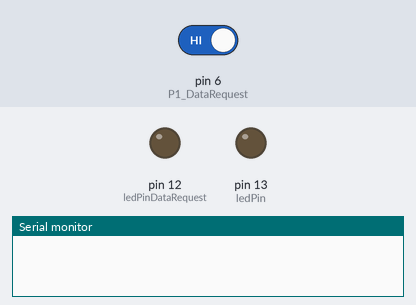
Bench run of a sketch on a simulated Arduino Uno, built with avr-gcc and run on an emulated ATmega328P. Shown: output pins drawn as LEDs (lit = HIGH), the last lines printed to the serial monitor. Dashed ring = blinking. The test bench sets the inputs (shaded band); at power-on: pin 6 (P1_DataRequest) HIGH.

Above: at 1.2 s.
1.3 s: pin 6 (P1_DataRequest) driven LOW
At 1.56 s:
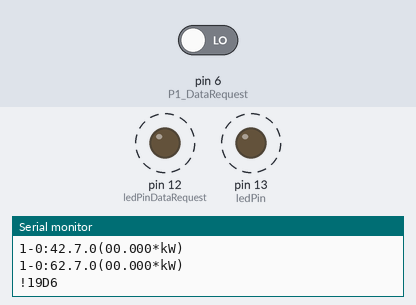
4.3 s: pin 6 (P1_DataRequest) driven HIGH
At 4.3 s:
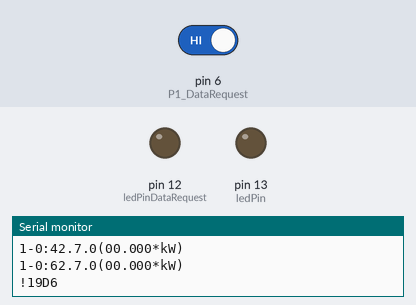
Timing chart, 0 to 7.3 s (numbered marks = the images above; inputs shaded):
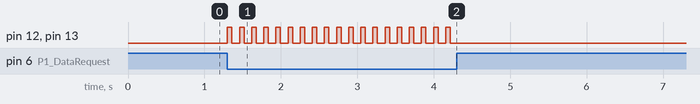

Measured:
- after the input at 1.3 s, pin 12 (ledPinDataRequest), pin 13 (ledPin): alternates HIGH for 0.06 s and LOW for 0.10 s, starting at once
- after the input at 4.3 s, pin 12 (ledPinDataRequest), pin 13 (ledPin): stops changing and stays LOW

The sketch:

DSMR-tester.ino
```cpp
#include <SoftwareSerial.h>
// AirM2M CORE ESP32C3

/*Example DSMR telegram*/
//const int ledPin = 13; // D5
#define ledPin                 13  // D5
#define ledPinDataRequest      12  // D4
#define P1_DataRequest         6  // P1 Data request

//float initEnergy = 123456.7;
//float initInjection = 123.4;

void setup() {
  pinMode(ledPin, OUTPUT);
  pinMode(ledPinDataRequest, OUTPUT);
  pinMode(P1_DataRequest,INPUT);
	Serial.begin(115200);
  Serial.setDebugOutput(true);
}

void loop() {
//  initEnergy = initEnergy + 0.01;
//  initInjection = initInjection + 0.01; //random(0, 100)/10000.0;
//  String power = "1-0:1.7.0(" + String(1.3 + random(0, 1000)/1000.0) + "*kW)";
//  String energy = "1-0:1.8.1(" + String(initEnergy) + "*kWh)";
//  String injection = "1-0:2.8.1(" + String(initInjection) + "*kWh)";

if (digitalRead(P1_DataRequest) == LOW) {
  digitalWrite(ledPinDataRequest, HIGH);      // turn on the data request led for P1

  digitalWrite(ledPin, HIGH);
  // DSMR 4.0 is enough for my application
  Serial.println("/XMX5XMXCQA0000008879");
  Serial.println("");
  Serial.println("1-3:0.2.8(40)");
  Serial.println("0-0:1.0.0(000101010000W)");
  Serial.println("0-0:96.1.1(4530303030303030303030303030303030)");
  Serial.println("1-0:1.8.1(000000.000*kWh)");
  Serial.println("1-0:2.8.1(000000.000*kWh)");
  Serial.println("1-0:1.8.2(000000.000*kWh)");
  Serial.println("1-0:2.8.2(000000.000*kWh)");
  Serial.println("0-0:96.14.0(0001)");
  Serial.println("1-0:1.7.0(00.000*kW)");
  Serial.println("1-0:2.7.0(00.000*kW)");
  Serial.println("0-0:17.0.0(000.0*kW)");
  Serial.println("0-0:96.3.10(1)");
  Serial.println("0-0:96.7.21(00000)");
  Serial.println("0-0:96.7.9(00000)");
  Serial.println("1-0:99.97.0(0)(0-0:96.7.19)");
  Serial.println("1-0:32.32.0(00000)");
  Serial.println("1-0:52.32.0(00000)");
  Serial.println("1-0:72.32.0(00000)");
  Serial.println("1-0:32.36.0(00000)");
  Serial.println("1-0:52.36.0(00000)");
  Serial.println("1-0:72.36.0(00000)");
  Serial.println("0-0:96.13.1(XMX_P1CS_V05)");
  Serial.println("0-0:96.13.0()");
  Serial.println("1-0:31.7.0(024*A)");
  Serial.println("1-0:51.7.0(024*A)");
  Serial.println("1-0:71.7.0(024*A)");
  Serial.println("1-0:21.7.0(00.000*kW)");
  Serial.println("1-0:41.7.0(00.000*kW)");
  Serial.println("1-0:61.7.0(00.000*kW)");
  Serial.println("1-0:22.7.0(00.000*kW)");
  Serial.println("1-0:42.7.0(00.000*kW)");
  Serial.println("1-0:62.7.0(00.000*kW)");
  Serial.println("!19D6");

//  Serial.println("/FLU5\253769484_A0");
//  Serial.println("");
//  Serial.println("0-0:96.1.4(50217)"); //Belgian P1 version information
//  Serial.println("1-3:0.2.8(50)"); //Generic DSMR version information
//  Serial.println("0-0:1.0.0(101209113020W)"); //Meter timestamp
//  Serial.println("0-0:96.1.1(4B384547303034303436333935353037)"); //Equipment ID
//  //Serial.println(energy); //Consumed energy tariff 1
//  Serial.println("1-0:1.8.2(123456.789*kWh)"); //Consumed energy tariff 2
//  //Serial.println(injection); //Injected energy tariff 1
//  Serial.println("1-0:2.8.2(123456.789*kWh)"); //Injected energy tariff 2
//  Serial.println("0-0:96.14.0(0002)"); //Active tariff period
//  //Serial.println(power); //Consumed active power
//  Serial.println("1-0:2.7.0(00.000*kW)"); //Injected active power
//  Serial.println("1-0:1.4.0((02.351*kW)"); //Current average demand
//  Serial.println("1-0:1.6.0(200509134558S)(02.589*kW)"); //Maximum demand of the running month
//  Serial.println("0-0:98.1.0(3)(1-0:1.6.0)(1-0:1.6.0)(200501000000S)(200423192538S)(03.695*kW)(200401000000S)(200305122139S)(05.980*kW)(200301000000S)(200210035421W)(04.318*kW)"); //Maximum demand of the last 13 months
//  Serial.println("0-0:96.13.0(303132333435363738393A3B3C3D3E3F303132333435363738393A3B3C3D3E3F303132333435363738393A3B3C3D3E3F303132333435363738393A3B3C3D3E3F303132333435363738393A3B3C3D3E3F)"); //Text message
//  Serial.println("1-0:32.7.0(220.1*V)"); //Instantaneous voltage L1
//  Serial.println("1-0:52.7.0(220.2*V)"); //Instantaneous voltage L2
//  Serial.println("1-0:72.7.0(220.3*V)"); //Instantaneous voltage L3
//  Serial.println("1-0:31.7.0(001*A)"); //Instantaneous current L1
//  Serial.println("1-0:51.7.0(002*A)"); //Instantaneous current L2
//  Serial.println("1-0:71.7.0(003*A)"); //Instantaneous current L3
//  Serial.println("1-0:21.7.0(01.111*kW)"); //Instantaneous active power consumption L1
//  Serial.println("1-0:41.7.0(02.222*kW)"); //Instantaneous active power consumption L2
//  Serial.println("1-0:61.7.0(03.333*kW)"); //Instantaneous active power consumption L3
//  Serial.println("1-0:22.7.0(04.444*kW)"); //Instantaneous active power injection L1
//  Serial.println("1-0:42.7.0(05.555*kW)"); //Instantaneous active power injection L2
//  Serial.println("1-0:62.7.0(06.666*kW)"); //Instantaneous active power injection L3
//  Serial.println("0-1:24.1.0(003)"); //Mbus channel 1 device type (003 = gas meter)
//  Serial.println("0-1:96.1.0(3232323241424344313233343536373839)"); //Mbus channel 1 device ID
//  Serial.println("0-1:96.1.1(37464C4F32313139303333373333)"); //Mbus channel 1 device ID according DIN 43863-5
//  //Serial.println("0-1:24.2.1(101209112500W)(12785.123*m3)"); //Last 5-minute water meter value
//  Serial.println("0-1:24.2.3(200512134558S)(00112.384*m3"); //Last 5-minute non-temperature compensated gas meter value
//  Serial.println("0-2:24.1.0(007)"); //Mbus channel 1 device type (007 = water meter)
//  Serial.println("0-1:96.1.0(3232323241424344313233343536373839)"); //Mbus channel 1 device ID
//  Serial.println("0-1:96.1.1(37464C4F32313139303333373333)"); //Mbus channel 2 device ID according DIN 43863-5
//  Serial.println("0-2:24.2.1(200512134558S)(00112.384*m3"); //Last 5-minute water meter value
//  Serial.println("!XXX");

  digitalWrite(ledPin, LOW);
  digitalWrite(ledPinDataRequest, LOW);      // turn off the data request led for P1
  }
  delay(100);
}
```
